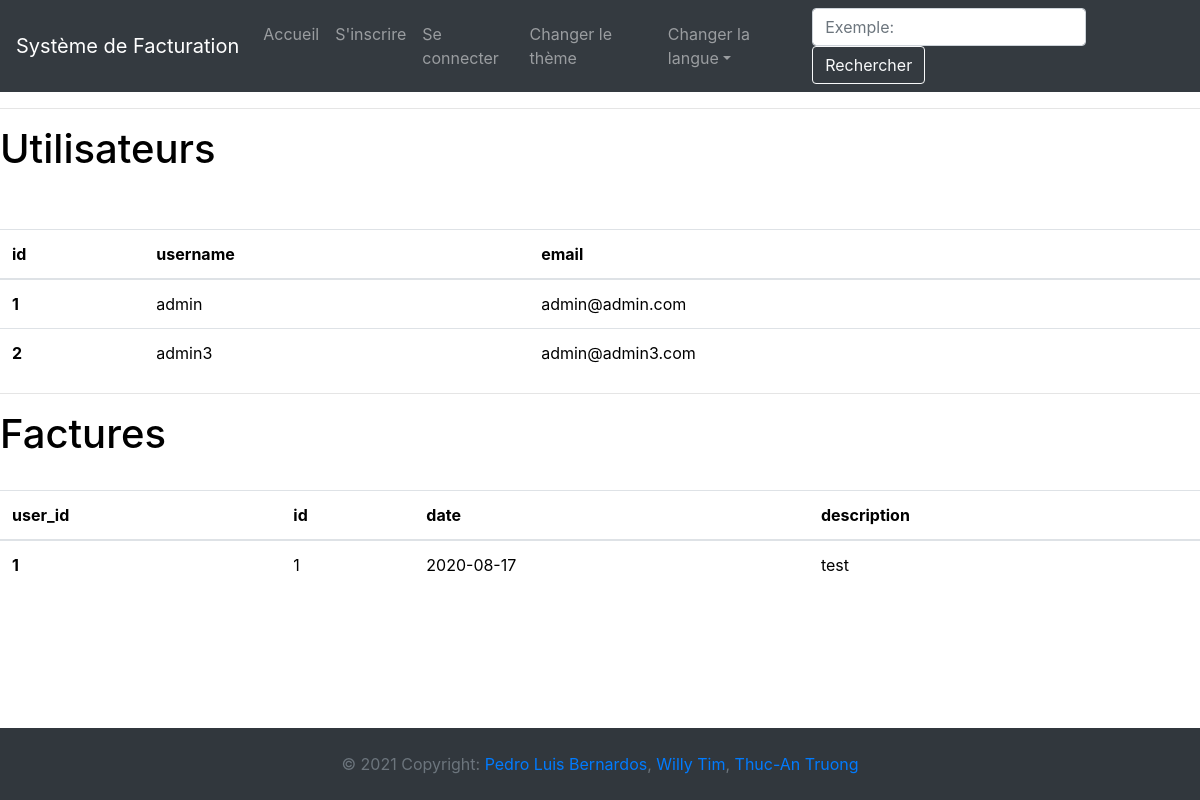
/all, run on an earlier commit of the app's database.
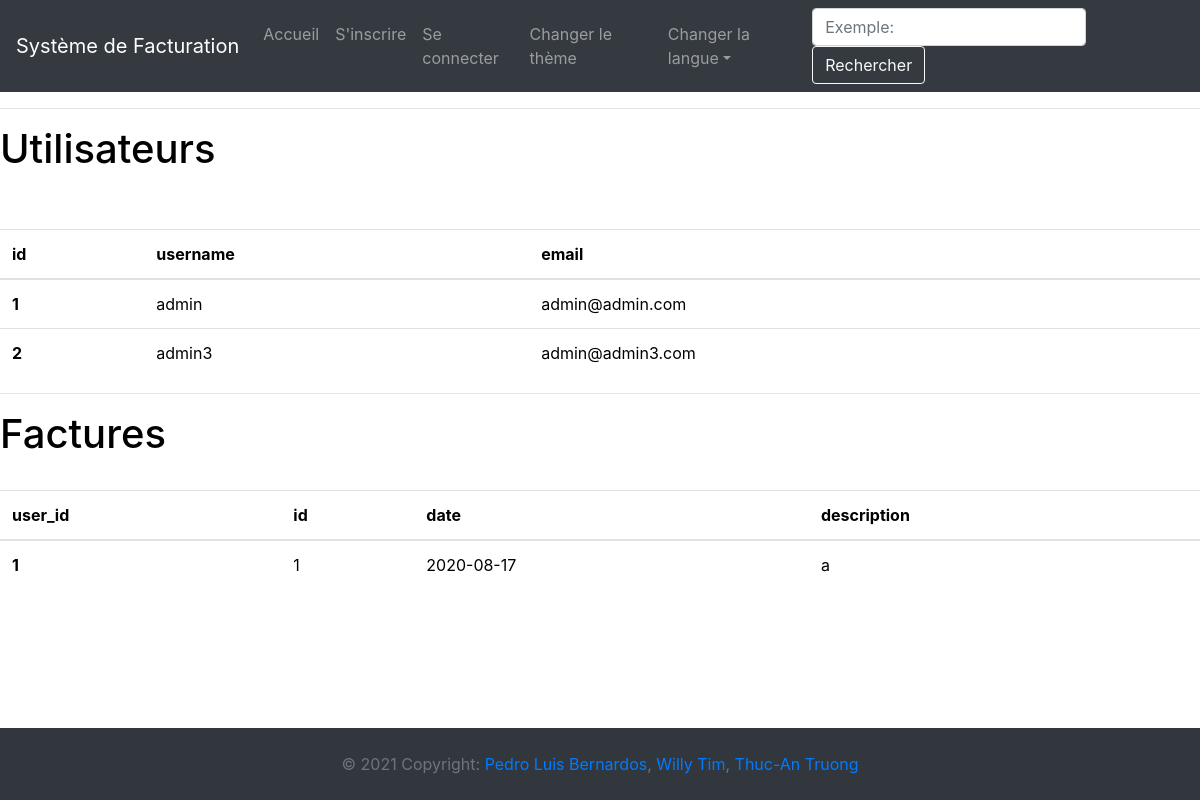
And on a later commit of the database.
### app/models.py (models this page shows, shortened)
class Facture(db.Model):
    __tablename__ = "facture"
    id = db.Column(db.Integer, primary_key=True)
    paid = db.Column(db.Integer, default=0, nullable=False)
    reference = db.Column(db.String(50), unique=True, nullable=False)
    date = db.Column(db.Date, nullable=False)
    due_date = db.Column(db.Date, nullable=False)
    description = db.Column(db.String(140), nullable=False)
    subtotal = db.Column(db.Float, nullable=True)
    tax = db.Column(db.Float, nullable=True)
    total = db.Column(db.Float, nullable=True)
    contact_id = db.Column(db.Integer, db.ForeignKey('contact.id'))
    user_id = db.Column(db.Integer, db.ForeignKey('user.id'))
    compte_id = db.Column(db.Integer, db.ForeignKey('compte.id'))
    profilEntreprise_id = db.Column(db.Integer, db.ForeignKey('profilEntreprise.id'))
    user = relationship("User", back_populates="facture")
    contact = relationship("Contact", back_populates="facture")
    compte = db.relationship('Compte', back_populates="facture")
    profilEntreprise = relationship("CompanyProfil", back_populates="facture")

### app/routes.py (the view)
@app.route('/all')
def all():
    users = User.query.all()
    factures = Facture.query.all()
    return render_template('all.html', users=users, factures=factures)

### app/__init__.py (called while the page is built)
@app.context_processor
def inject_conf_var():
    return dict(AVAILABLE_LANGUAGES=app.config['LANGUAGES'], CURRENT_LANGUAGE=session.get('language',request.accept_languages.best_match(app.config['LANGUAGES'].keys())))

### app/routes.py (called while the page is built)
@app.before_request
def before_request():
    if current_user.is_authenticated:
        current_user.last_seen = datetime.utcnow()
        db.session.commit()

### app/templates/all.html
{% extends "base.html" %}
{% block app_content %}
  <h1>{{ _('Utilisateurs') }}</h1>
  <table class="table table-hover">
    <thead>
      <tr>
        <th scope="col">id</th>
        <th scope="col">username</th>
        <th scope="col">email</th>
      </tr>
    </thead>
    <tbody>
      {% for u in users %}
        <tr>
          <th scope="row">{{ u.id }}</th>
          <td>{{ u.username }}</td>
          <td>{{ u.email }}</td>
        </tr>
        <br>
      {% endfor %}
    </tbody>
  </table>
  <hr>
  <h1>{{ _('Factures') }}</h1>
  <table class="table table-hover">
    <thead>
      <tr>
        <th scope="col">user_id</th>
        <th scope="col">id</th>
        <th scope="col">date</th>
        <th scope="col">description</th>
      </tr>
    </thead>
    <tbody>
      {% for f in factures %}
        <tr>
          <th scope="row">{{ f.user_id }}</th>
          <td>{{ f.id }}</td>
          <td>{{ f.date }}</td>
          <td>{{ f.description }}</td>
        </tr>
        <br>
      {% endfor %}
    </tbody>
  </table>
{% endblock %}

What changed in the data, as far as the page shows it:
changed Facture id 1: description "test" → "a"
